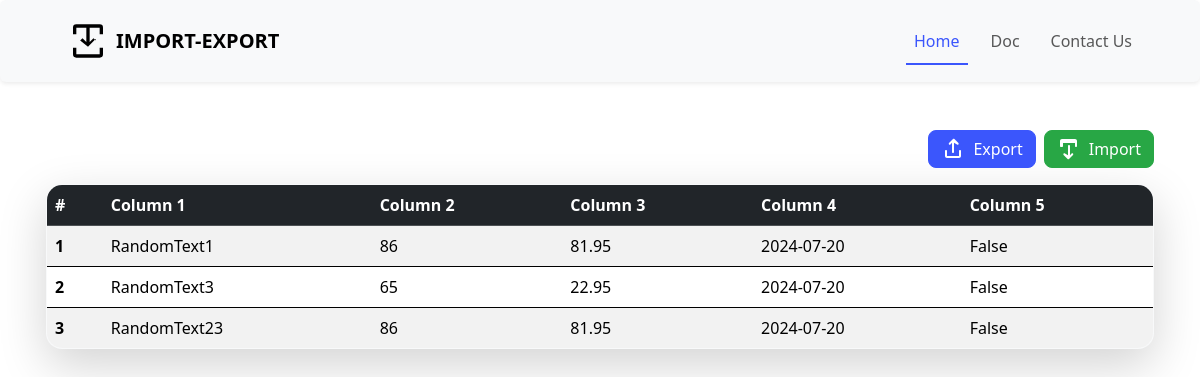
The page / on the database its author committed.
### tables this page shows
CREATE TABLE `random_table` (
  `id` int(11) NOT NULL,
  `col1` varchar(50) DEFAULT NULL,
  `col2` int(11) DEFAULT NULL,
  `col3` decimal(10,2) DEFAULT NULL,
  `col4` date DEFAULT NULL,
  `col5` tinyint(1) DEFAULT NULL
);

### components/table.php (the view, shortened to what this page needs)
<?php
$sql = "SELECT * FROM random_table";
$result = $conn->query($sql);
?>
<div class="container p-3 py-5">
    <div class="d-flex justify-content-end mb-3">
    <button class="btn btn-primary me-2" id="exportButton" data-bs-toggle="modal" data-bs-target="#exportModal">
        Export
    </button>
        <button class="btn btn-success" data-bs-toggle="modal" data-bs-target="#importModal">
    Import
</button>
    </div>
    <table class="table table-striped table-hover border border-black rounded-4 overflow-hidden shadow-lg">
        <thead class="table-dark">
            <tr>
                <th scope="col">#</th>
                <th scope="col">Column 1</th>
                <th scope="col">Column 2</th>
                <th scope="col">Column 3</th>
                <th scope="col">Column 4</th>
                <th scope="col">Column 5</th>
            </tr>
        </thead>
        <tbody>
            <?php
            if ($result->num_rows > 0) {
                $row_number = 1;
                while ($row = $result->fetch_assoc()) {
                    echo "<tr>";
                    echo "<th scope='row'>" . $row_number . "</th>";
                    echo "<td>" . htmlspecialchars($row["col1"]) . "</td>";
                    echo "<td>" . htmlspecialchars($row["col2"]) . "</td>";
                    echo "<td>" . htmlspecialchars($row["col3"]) . "</td>";
                    echo "<td>" . htmlspecialchars($row["col4"]) . "</td>";
                    echo "<td>" . ($row["col5"] ? 'True' : 'False') . "</td>";
                    echo "</tr>";
                    $row_number++;
                }
            } else {
                echo "<tr><td colspan='6'>No data found</td></tr>";
            }
            ?>
        </tbody>
    </table>
</div>

### index.php (shortened to what this page needs)
<?php
require 'auth/connect.php';
?>
<!DOCTYPE html>
<html lang="en">
<head>
    <link href="https://cdn.jsdelivr.net/npm/bootstrap@5.3.3/dist/css/bootstrap.min.css" rel="stylesheet"
>
</head>
<body>
    <?php include 'components/header.php' ?>
    <?php include 'components/table.php' ?>
</body>
</html>

### components/header.php (shortened to what this page needs)
<nav class="navbar navbar-expand-lg bg-body-tertiary px-5 py-3 shadow-sm rounded">
    <div class="container-fluid">
        <a class="navbar-brand px-2 d-flex align-items-center" href="#">
            <span class="ms-2 fw-bold text-uppercase">Import-Export</span>
        </a>
        <div class="collapse navbar-collapse justify-content-end" id="navbarNav">
            <ul class="navbar-nav">
                <li class="nav-item">
                    <a class="nav-link active" aria-current="page" href="#">Home</a>
                </li>
                <li class="nav-item">
                    <a class="nav-link" href="#">Doc</a>
                </li>
                <li class="nav-item">
                    <a class="nav-link" href="#">Contact Us</a>
                </li>
            </ul>
        </div>
    </div>
</nav>

### components/header.php (style rules this page uses)
.navbar { background-color: #f8f9fa; border-radius: 10px; }
.navbar-brand svg { fill: #3b56fc; }
.navbar-nav .nav-link { font-weight: 500; margin-left: 15px; position: relative; }
.navbar-nav .nav-link.active { color: #3b56fc; }
.navbar-nav .nav-link::before { content: ''; position: absolute; bottom: -4px; left: 0; width: 0; height: 2px; background-color: #3b56fc; transition: width 0.3s ease-in-out; }
.navbar-nav .nav-link:hover::before, .navbar-nav .nav-link.active::before { width: 100%; }
.shadow-sm { box-shadow: 0px 4px 6px rgba(0, 0, 0, 0.1); }

### components/table.php (style rules this page uses)
.table { background-color: #f8f9fa; border-radius: 10px; }
.table thead { border-radius: 10px 10px 0 0; }
.table td, .table th { vertical-align: middle; }
.table td:first-child, .table th:first-child { border-left: none; }
.table td:last-child, .table th:last-child { border-right: none; }
.btn { font-weight: 500; display: flex; align-items: center; border-radius: 8px; }
.btn-primary { background-color: #3b56fc; border-color: #3b56fc; }
.btn-success { background-color: #28a745; border-color: #28a745; }
.btn svg { margin-right: 8px; }

### rows shown on the page
random_table: col1 "RandomText1", col2 "86", col3 "81.95", col4 "2024-07-20", col5 "False"
random_table: col1 "RandomText3", col2 "65", col3 "22.95", col4 "2024-07-20", col5 "False"
random_table: col1 "RandomText23", col2 "86", col3 "81.95", col4 "2024-07-20", col5 "False"
